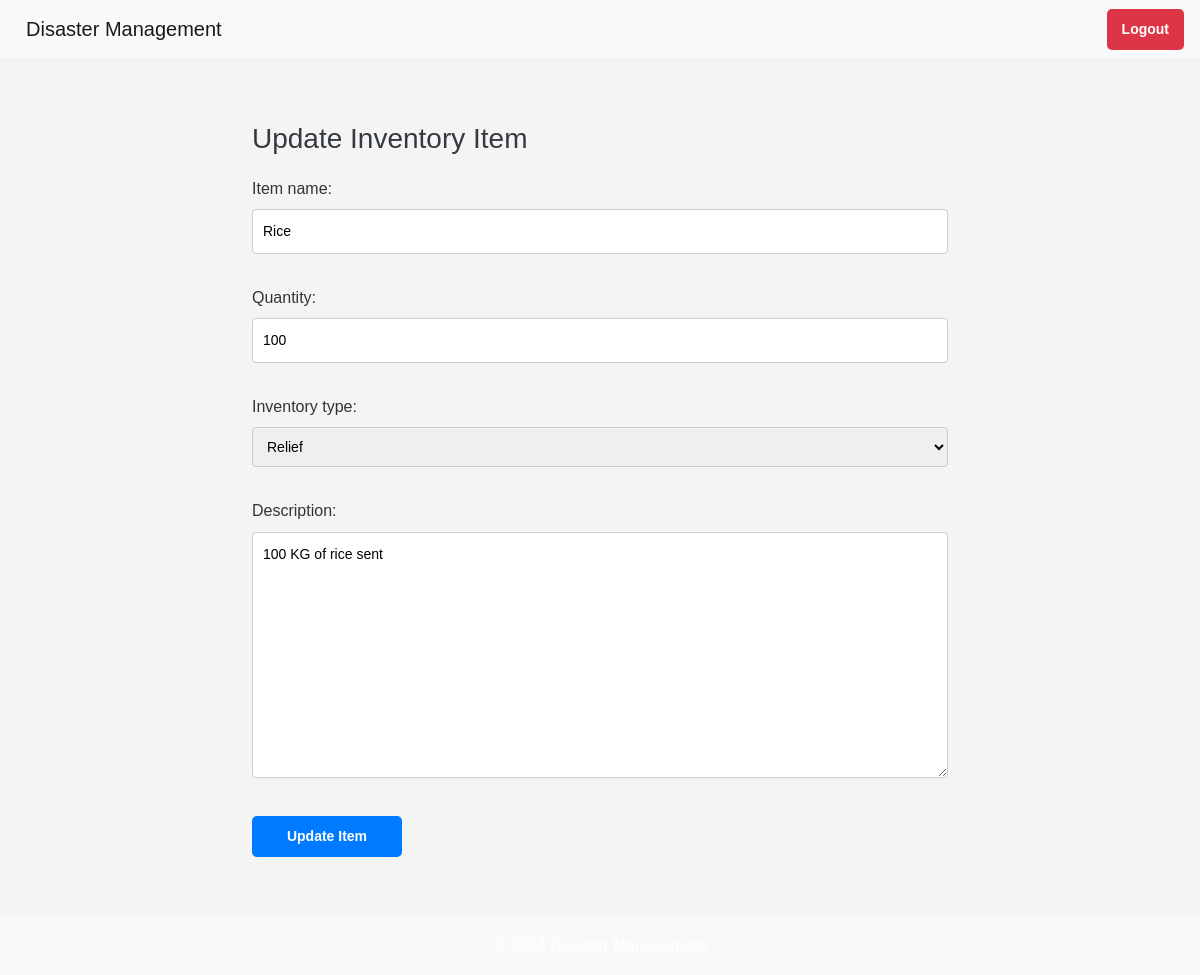
The app's page /inventory/update/1/ (signed in) with its own data.
### app/models.py (models this page shows, shortened)
class Inventory(models.Model):
    Inventory_types = [('Relief', 'Relief'), ('Expenses', 'Expenses')]
    item_name = models.CharField(max_length=100)
    quantity = models.IntegerField()
    inventory_type = models.CharField(max_length=100, choices=Inventory_types)
    description = models.TextField(blank=True, null=True)
    added_by = models.ForeignKey(User, on_delete=models.CASCADE)
    added_at = models.DateField(auto_now_add=True)

### app/views.py (the view)
# urls.py: path('inventory/update/<int:pk>/', views.update_inventory, name = 'update_inventory'),
@login_required
def update_inventory(request, pk):
    inventory_item = get_object_or_404(Inventory, pk=pk)
    if request.method == 'POST':
        form = InventoryForm(request.POST, instance=inventory_item)
        if form.is_valid():
            form.save()
            return redirect('list_inventory')
    else:
        form = InventoryForm(instance=inventory_item)
    return render(request, 'update_inventory.html', {'form' : form})

### app/forms.py
class InventoryForm(forms.ModelForm):
    class Meta:
        model = Inventory
        fields = ['item_name', 'quantity', 'inventory_type', 'description']

### templates/update_inventory.html (shortened to what this page needs)
{% extends 'base.html' %}
{% load static %}
{% block extra_css %}
    <link rel="stylesheet" href="{% static 'inventory.css' %}">
{% endblock %}
{% block content %}
<div class="container">
    <h1>Update Inventory Item</h1>
    <form method="POST">
        {{ form.as_p }}
        <button type="submit" class="btn btn-primary">Update Item</button>
    </form>
</div>
{% endblock %}

### static/styles.css (style rules this page uses)
body { margin: 0; font-family: Arial, sans-serif; background-color: #f4f4f4; color: #333; line-height: 1.6; }
.container { width: 80%; margin: 0 auto; }
button { background-color: #007bff; color: white; padding: 10px 20px; border: none; cursor: pointer; font-size: 1rem; border-radius: 5px; transition: background-color 0.3s ease; }

### static/inventory.css (style rules this page uses)
.container { max-width: 1000px; margin: 0 auto; padding: 20px; }
.btn { display: inline-block; padding: 10px 15px; font-size: 14px; font-weight: bold; color: white; background-color: #007bff; border: none; border-radius: 5px; cursor: pointer; text-decoration: none; }
form { margin-top: 20px; display: flex; flex-direction: column; }
form input[type="text"], form input[type="number"], form textarea, form select { padding: 10px; margin-bottom: 15px; border: 1px solid #ccc; border-radius: 4px; font-size: 14px; width: 100%; }
form button { width: 150px; align-self: flex-start; background-color: #28a745; }
h1 { font-size: 28px; margin-bottom: 20px; color: #343a40; }

### records on screen
Inventory: item_name "Rice", quantity "100", inventory_type "Relief", description "100 KG of rice sent"
